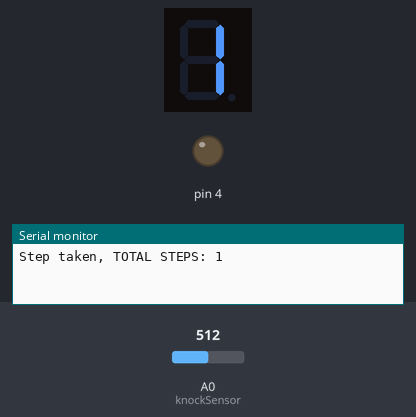
Simulated run of this sketch. Board: Arduino Uno, built with avr-gcc and run on an emulated ATmega328P. Parts: 1-digit seven-segment display, output pins drawn as LEDs (lit = HIGH), the last lines printed to the serial monitor. Wiring (inferred from the names in the program): 1-digit 7-segment display, segments lit when HIGH: segments pin 7, pin 6, pin 5, pin 11, pin 10, pin 8, pin 9. The test bench sets the inputs (shaded band); at power-on: A0 (knockSensor) = 512. The segment pins are drawn as the display they are named for; pins used as bus, display or sensor lines are not drawn.

Above: at 0.1 s.
At 1.3 s:
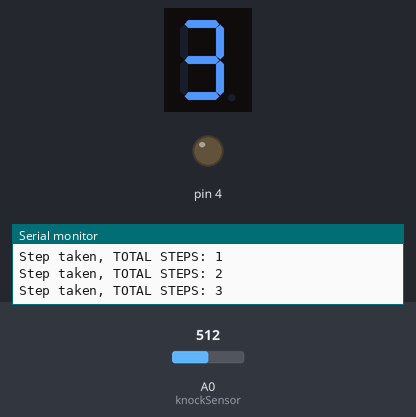
1.4 s: A0 (knockSensor) set to 90
2.9 s: A0 (knockSensor) set to 110
At 7.0 s:
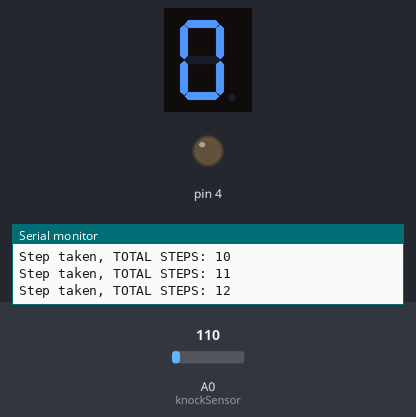
Timing chart, 0 to 8.5 s (numbered marks = the images above; inputs shaded):
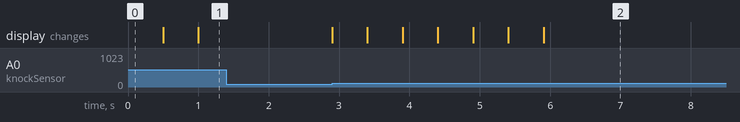

Measured:
- after the input at 1.4 s, every drawn part: stays the same
- after the input at 2.9 s, the display: first changes at once (image 2 shows a later state)

The sketch:

sketch_apr18a.ino
```cpp
const int knockSensor = A0;  // the piezo is connected to analog pin 0
const int threshold = 100;   // threshold value to decide when the detected sound is a knock or not

// these variables will change:
int sensorReading = 0;  // variable to store the value read from the sensor pin

int steps = 0;

// 7-seg pins
int a=7;
int b=6;
int c=5;
int d=11;
int e=10;
int f=8;
int g=9;
int dp=4;

void setup() {
  Serial.begin(9600);       // use the serial port

// setup 7-seg pins
  int i;
    for(i=4;i<=11;i++)

    pinMode(i,OUTPUT);
}

void loop() {
  // read the sensor and store it in the variable sensorReading:
  sensorReading = analogRead(knockSensor);
  //Serial.println(sensorReading);

  // if the sensor reading is greater than the threshold:
  if (sensorReading >= threshold) {
    // toggle the status of the ledPin:
    //ledState = !ledState;

    // update the LED pin itself:
    //digitalWrite(ledPin, ledState);
    steps = steps + 1;
    updateDisplay(steps);
    Serial.print("Step taken, TOTAL STEPS: ");
    Serial.println(steps);

    //send the string "Knock!" back to the computer, followed by newline
    //Serial.println("Knock!");
    delay(400);

  }
  delay(100);  // delay to avoid overloading the serial port buffer
}

// set display to current step count
void updateDisplay(int count) {
  clearDisplay();
  switch (count) {
  case 0:
    display0();
    break;
  case 1:
    display1();
    break;
  case 2:
    display2();
    break;
  case 3:
    display3();
    break;
  case 4:
    display4();
    break;
  case 5:
    display5();
    break;
  case 6:
    display6();
    break;
  case 7:
    display7();
    break;
  case 8:
    display8();
    break;
  case 9:
    display9();
    break;
  default:
    display0();
    break;
}
}

//display number 1
void display1(void)
{

    digitalWrite(b,HIGH);
    digitalWrite(c,HIGH);
}
//display number2
void
  display2(void)
{
    digitalWrite(a,HIGH);
    digitalWrite(b,HIGH);

    digitalWrite(g,HIGH);
  digitalWrite(e,HIGH);
    digitalWrite(d,HIGH);
}

// display number3
void display3(void)
{
    digitalWrite(a,HIGH);

    digitalWrite(b,HIGH);

  digitalWrite(c,HIGH);
    digitalWrite(d,HIGH);

    digitalWrite(g,HIGH);
}
// display number4
void display4(void)
{

    digitalWrite(f,HIGH);
    digitalWrite(b,HIGH);
    digitalWrite(g,HIGH);

  digitalWrite(c,HIGH);

}
// display number5
void display5(void)

{
    digitalWrite(a,HIGH);
    digitalWrite(f,HIGH);
    digitalWrite(g,HIGH);

  digitalWrite(c,HIGH);
    digitalWrite(d,HIGH);
}
// display number6
void
  display6(void)
{
    digitalWrite(a,HIGH);
    digitalWrite(f,HIGH);

    digitalWrite(g,HIGH);
  digitalWrite(c,HIGH);
    digitalWrite(d,HIGH);

    digitalWrite(e,HIGH);
}
// display number7
void display7(void)

{
   digitalWrite(a,HIGH);
    digitalWrite(b,HIGH);
    digitalWrite(c,HIGH);
}

// display number8
void display8(void)
{
    digitalWrite(a,HIGH);

    digitalWrite(b,HIGH);
    digitalWrite(g,HIGH);
  digitalWrite(c,HIGH);

    digitalWrite(d,HIGH);
    digitalWrite(e,HIGH);
  digitalWrite(f,HIGH);

}
void clearDisplay(void)
{
    digitalWrite(a,LOW);
    digitalWrite(b,LOW);

    digitalWrite(g,LOW);
  digitalWrite(c,LOW);
    digitalWrite(d,LOW);

    digitalWrite(e,LOW);
  digitalWrite(f,LOW);
}
void display9(void)

{
    digitalWrite(a,HIGH);
    digitalWrite(b,HIGH);
    digitalWrite(g,HIGH);

  digitalWrite(c,HIGH);
    digitalWrite(d,HIGH);
  digitalWrite(f,HIGH);

}
void display0(void)
{
    digitalWrite(a,HIGH);
    digitalWrite(b,HIGH);

  digitalWrite(c,HIGH);
    digitalWrite(d,HIGH);
    digitalWrite(e,HIGH);

  digitalWrite(f,HIGH);
}
```
